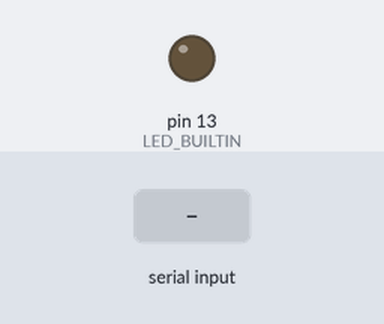
Simulated run of this sketch. Board: Arduino Uno, built with avr-gcc and run on an emulated ATmega328P. Parts: output pins drawn as LEDs (lit = HIGH). The inputs (shaded band) are chosen by the test bench.

Above: at 1.2 s.
1.3 s: "1" received over Serial
At 2.5 s:
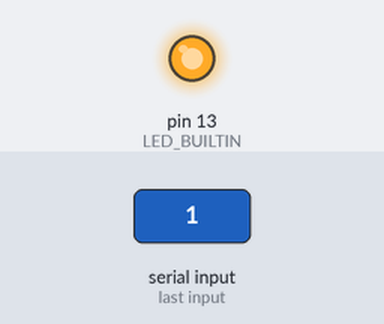
2.8 s: "0" received over Serial
At 3.9 s:
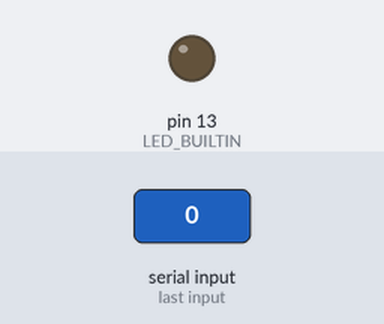
Timing chart, 0 to 5.8 s (numbered marks = the images above; inputs shaded):
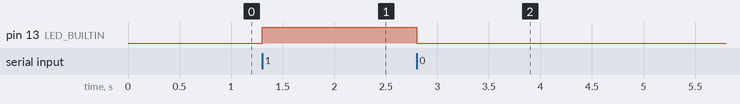

The sketch:

arduino_src.ino
```cpp
// Определение стартовых значений
int datafromUser=0;
int status_1='0';
int status_2='0';
int status_3='0';
int status_4='0';
char status_list[4]; // назанчение массива для передачи информации по запросу статуса
void setup() {
  // put your setup code here, to run once:
  pinMode( LED_BUILTIN , OUTPUT ); //Назанчение пина светодиода (внутренний светодиод)
  Serial.begin(9600); // Назначение скорости порта
}

void loop() {
  // put your main code here, to run repeatedly:
  if(Serial.available() > 0) //Проверка, что буфер передачи досутпен
  {
    datafromUser=Serial.read(); //Чтение буфера
  }
 // Начало. Определение и выполнение задания
  if(datafromUser == '1')
  {
    digitalWrite( LED_BUILTIN , HIGH ); //Включение диода
    status_1='1'; //Назначение флага включенного диода
  }
  else if(datafromUser == '0')
  {
    digitalWrite( LED_BUILTIN, LOW); //Выключение диода
    status_1='0'; //Назначение флага выключенного диода
  }
  else if(datafromUser == '2') //Включение реле 1
  {
    status_2='1'; //Назаначение флага включенного реле 1
  }
  else if(datafromUser == '3') //Выключение реле 1
  {
    status_2='0'; // Назначение флага выключенного реле 1
  }
  else if(datafromUser == '9') //Получение команды отправки сатистики
  {
 //Сборка массива для отправки статистики
    status_list[0]=status_1;
    status_list[1]=status_2;
    status_list[2]=status_3;
    status_list[3]=status_4;
 //Конец сборки массива для отправки статистики
    Serial.println(status_list); //Отправка массива статистики в порт
    delay(1000);                 //Ожидание (нужно для корректной отправки, иначе данные дублируются и массив отдается не корректно)
  }

}
```

Measured:
- after the input at 1.3 s, pin 13 (LED_BUILTIN): LOW → HIGH at once
- after the input at 2.8 s, pin 13 (LED_BUILTIN): HIGH → LOW at once
